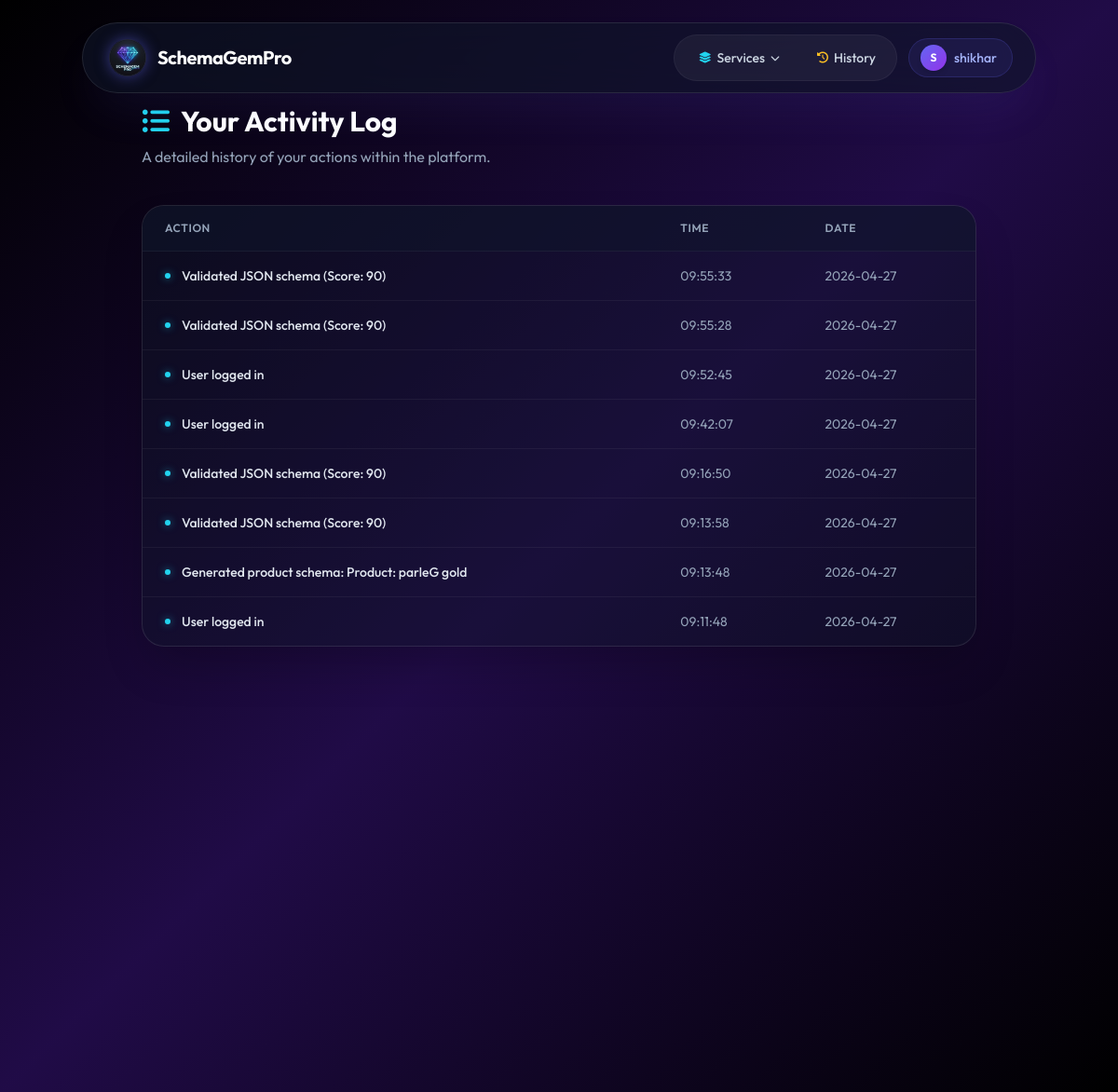
Page /activity (signed in) on the committed database.
### models.py (models this page shows, shortened)
class User(db.Model, UserMixin):
    id = db.Column(db.Integer, primary_key=True)
    username = db.Column(db.String(80), unique=True, nullable=False)
    email = db.Column(db.String(120), unique=True, nullable=False)
    password_hash = db.Column(db.String(256), nullable=False)
    created_at = db.Column(db.DateTime, default=datetime.utcnow)
    schemas = db.relationship('Schema', backref='owner', lazy=True)
    logs = db.relationship('ActivityLog', backref='user', lazy=True)

class ActivityLog(db.Model):
    id = db.Column(db.Integer, primary_key=True)
    action = db.Column(db.String(200), nullable=False)
    created_at = db.Column(db.DateTime, default=datetime.utcnow)
    user_id = db.Column(db.Integer, db.ForeignKey('user.id'), nullable=False)

### app.py (the view)
@app.route('/activity')
@login_required
def activity_log():
    logs = ActivityLog.query.filter_by(user_id=current_user.id).order_by(ActivityLog.created_at.desc()).limit(50).all()
    return render_template('activity.html', logs=logs)

### app.py (called while the page is built)
@login_manager.user_loader
def load_user(user_id):
    return db.session.get(User, int(user_id))

### templates/activity.html (shortened to what this page needs)
{% extends 'base.html' %}
{% block content %}
<div class="animate-fade-in-up max-w-4xl mx-auto">
    <div class="mb-10">
        <h1 class="text-3xl font-bold text-white flex items-center gap-3">
            <i class="fas fa-list-ul text-cyan-400"></i> Your Activity Log
        </h1>
        <p class="text-slate-400 mt-2">A detailed history of your actions within the platform.</p>
    </div>
    <div class="bg-slate-900/40 backdrop-blur-xl border border-white/10 rounded-3xl overflow-hidden shadow-2xl">
        {% if logs %}
        <div class="overflow-x-auto">
            <table class="w-full text-left border-collapse">
                <thead>
                    <tr class="bg-slate-900/50 border-b border-white/5">
                        <th class="px-6 py-4 text-xs font-semibold text-slate-400 uppercase tracking-wider">Action</th>
                        <th class="px-6 py-4 text-xs font-semibold text-slate-400 uppercase tracking-wider">Time</th>
                        <th class="px-6 py-4 text-xs font-semibold text-slate-400 uppercase tracking-wider">Date</th>
                    </tr>
                </thead>
                <tbody class="divide-y divide-white/5">
                    {% for log in logs %}
                    <tr class="hover:bg-white/5 transition-colors group">
                        <td class="px-6 py-4 flex items-center gap-3 text-sm font-medium text-slate-200 group-hover:text-white transition-colors">
                            <span class="w-1.5 h-1.5 rounded-full bg-cyan-400 shadow-[0_0_8px_rgba(34,211,238,0.6)]"></span>
                            {{ log.action }}
                        </td>
                        <td class="px-6 py-4 text-sm text-slate-400">{{ log.created_at.strftime('%H:%M:%S') }}</td>
                        <td class="px-6 py-4 text-sm text-slate-400">{{ log.created_at.strftime('%Y-%m-%d') }}</td>
                    </tr>
                    {% endfor %}
                </tbody>
            </table>
        </div>
        {% endif %}
    </div>
</div>
{% endblock %}

### templates/base.html (shortened to what this page needs)
<!DOCTYPE html>
<html lang="en">
<head>
  <link rel="stylesheet" href="https://cdnjs.cloudflare.com/ajax/libs/font-awesome/6.4.0/css/all.min.css">
  <script src="https://cdn.tailwindcss.com"></script>
</head>
<body class="text-slate-200 font-sans overflow-x-hidden antialiased bg-black selection:bg-indigo-500/30">
  <div class="fixed inset-0 -z-10 overflow-hidden bg-black">
    <video autoplay muted loop playsinline class="w-full h-full object-cover mix-blend-luminosity opacity-60">
      <source src="https://media.istockphoto.com/id/1310134440/video/digital-transformation-concept-system-engineering-binary-code-programming.mp4?s=mp4-640x640-is&k=20&c=yL2j8oN-N-Zl_A1wH0O7sY8Q_o_v0xKk0xX_K8f7s2g=" type="video/mp4">
    </video>
    <div class="absolute inset-0 bg-gradient-to-br from-black/95 via-violet-950/70 to-black/95"></div>
  </div>
  <nav class="fixed w-[92%] max-w-5xl z-50 top-6 left-1/2 -translate-x-1/2 transition-all duration-300 bg-slate-900/60 backdrop-blur-2xl border border-white/10 rounded-full py-3 px-6 shadow-2xl shadow-indigo-500/10">
    <div class="flex items-center justify-between">
      <a href="{{ url_for('index') }}" class="flex items-center gap-3 group cursor-pointer pl-1">
        <img src="{{ url_for('static', filename='img/logo.png') }}" alt="SchemaGemPro Logo" class="w-10 h-10 rounded-full shadow-[0_0_15px_rgba(99,102,241,0.5)] group-hover:shadow-[0_0_25px_rgba(99,102,241,0.8)] transition-all duration-300 border border-white/10">
        <h1 class="text-xl font-bold text-white tracking-tight">SchemaGemPro</h1>
      </a>
      <div class="flex items-center gap-2">
        {% if current_user.is_authenticated %}
          <div class="hidden sm:flex items-center gap-1 bg-white/5 rounded-full p-1.5 border border-white/5">
            <div class="nav-dropdown" id="servicesDropdown">
              <button onclick="toggleDropdown()" class="flex items-center gap-1.5 px-5 py-2 rounded-full text-sm font-medium text-slate-300 hover:text-white hover:bg-white/10 transition-all select-none">
                <i class="fas fa-layer-group text-cyan-400 text-xs"></i> Services
                <i class="fas fa-chevron-down text-[10px] transition-transform duration-200" id="servicesChevron"></i>
              </button>
            </div>
            <a href="{{ url_for('history') }}" class="flex items-center gap-1.5 px-4 py-2 rounded-full text-sm font-medium text-slate-300 hover:text-white hover:bg-white/10 transition-all">
              <i class="fas fa-history text-amber-400 text-xs"></i> History
            </a>
          </div>
          <a href="{{ url_for('dashboard') }}" class="hidden sm:flex items-center gap-2 ml-1 pl-3 pr-4 py-1.5 rounded-full bg-indigo-500/10 border border-indigo-500/20 hover:bg-indigo-500/20 hover:border-indigo-500/40 transition-all duration-200 group">
            <div class="w-7 h-7 rounded-full bg-gradient-to-br from-indigo-500 to-purple-600 flex items-center justify-center text-white text-xs font-bold shadow-md">
              {{ current_user.username[0].upper() }}
            </div>
            <span class="text-sm font-medium text-indigo-300 group-hover:text-indigo-200 transition-colors">{{ current_user.username }}</span>
          </a>
        {% endif %}
      </div>
    </div>
  </nav>
  <main class="min-h-screen pt-28 pb-20 relative z-10 px-6">
    <div class="max-w-7xl mx-auto">
      {% block content %}{% endblock %}
    </div>
  </main>
</body>
</html>

### templates/base.html (style rules this page uses)
.nav-dropdown { position: relative; }

### rows in the picture
User: username "S", username "shikhar"
ActivityLog: action "Validated JSON schema (Score: 90)", created_at "09:55:33", created_at "2026-04-27"
ActivityLog: action "Validated JSON schema (Score: 90)", created_at "09:55:28", created_at "2026-04-27"
ActivityLog: action "User logged in", created_at "09:52:45", created_at "2026-04-27"
ActivityLog: action "User logged in", created_at "09:42:07", created_at "2026-04-27"
ActivityLog: action "Validated JSON schema (Score: 90)", created_at "09:16:50", created_at "2026-04-27"
ActivityLog: action "Validated JSON schema (Score: 90)", created_at "09:13:58", created_at "2026-04-27"
ActivityLog: action "Generated product schema: Product: parleG gold", created_at "09:13:48", created_at "2026-04-27"
ActivityLog: action "User logged in", created_at "09:11:48", created_at "2026-04-27"
